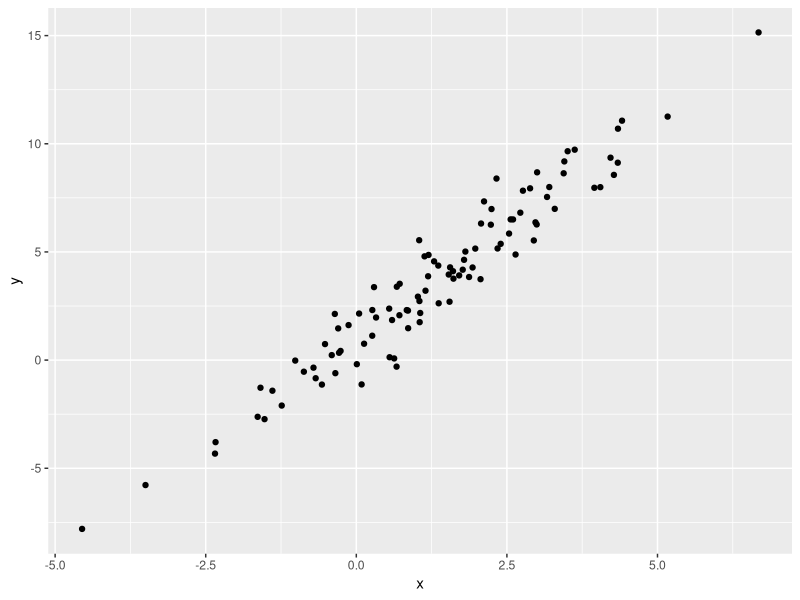

Recreate this plot in R.
## ---- chunk 1
library(tidyverse)
## ---- chunk 2
plot_df =
  tibble(
    x = rnorm(100, mean = 1, sd = 2),
    y = 1 + 2 * x + rnorm(100)
  )
## ---- chunk 3
plot_df |>
  ggplot(aes(x = x, y = y)) +
  geom_point()
